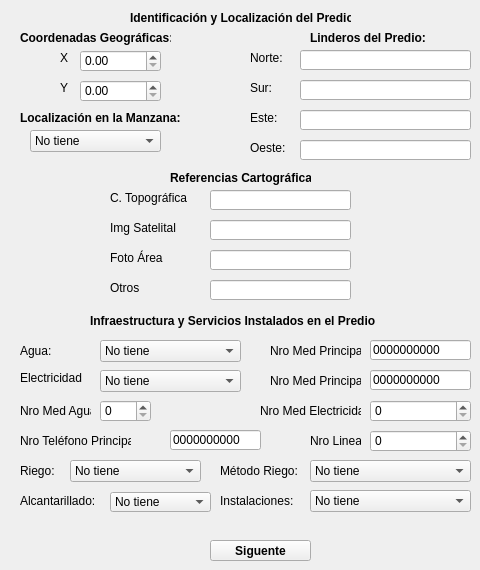
    <widget class="QWidget" name="tab_6">
     <attribute name="title">
      <string>Loc/Infr</string>
     </attribute>
     <widget class="QLineEdit" name="txtNroMedElec">
      <property name="geometry">
       <rect>
        <x>370</x>
        <y>370</y>
        <width>101</width>
        <height>20</height>
       </rect>
      </property>
      <property name="text">
       <string>0000000000</string>
      </property>
      <property name="maxLength">
       <number>20</number>
      </property>
     </widget>
     <widget class="QLabel" name="label_96">
      <property name="geometry">
       <rect>
        <x>20</x>
        <y>460</y>
        <width>41</width>
        <height>21</height>
       </rect>
      </property>
      <property name="font">
       <font>
        <weight>50</weight>
        <bold>false</bold>
       </font>
      </property>
      <property name="text">
       <string>Riego:</string>
      </property>
     </widget>
     <widget class="QComboBox" name="cboRiego">
      <property name="geometry">
       <rect>
        <x>70</x>
        <y>460</y>
        <width>131</width>
        <height>22</height>
       </rect>
      </property>
      <item>
       <property name="text">
        <string>No tiene</string>
       </property>
      </item>
      <item>
       <property name="text">
        <string>Ocasional</string>
       </property>
      </item>
      <item>
       <property name="text">
        <string>Permanente</string>
       </property>
      </item>
     </widget>
     <widget class="QLabel" name="label_100">
      <property name="geometry">
       <rect>
        <x>270</x>
        <y>370</y>
        <width>91</width>
        <height>21</height>
       </rect>
      </property>
      <property name="font">
       <font>
        <weight>50</weight>
        <bold>false</bold>
       </font>
      </property>
      <property name="text">
       <string>Nro Med Principal:</string>
      </property>
     </widget>
     <widget class="QLabel" name="label_94">
      <property name="geometry">
       <rect>
        <x>20</x>
        <y>370</y>
        <width>71</width>
        <height>16</height>
       </rect>
      </property>
      <property name="font">
       <font>
        <weight>50</weight>
        <bold>false</bold>
       </font>
      </property>
      <property name="text">
       <string>Electricidad</string>
      </property>
     </widget>
     <widget class="QLabel" name="label_102">
      <property name="geometry">
       <rect>
        <x>20</x>
        <y>430</y>
        <width>111</width>
        <height>21</height>
       </rect>
      </property>
      <property name="font">
       <font>
        <weight>50</weight>
        <bold>false</bold>
       </font>
      </property>
      <property name="text">
       <string>Nro Teléfono Principal:</string>
      </property>
     </widget>
     <widget class="QComboBox" name="cboAlcan">
      <property name="geometry">
       <rect>
        <x>110</x>
        <y>492</y>
        <width>101</width>
        <height>20</height>
       </rect>
      </property>
      <item>
       <property name="text">
        <string>No tiene</string>
       </property>
      </item>
      <item>
       <property name="text">
        <string>Red pública</string>
       </property>
      </item>
      <item>
       <property name="text">
        <string>Pozo séptico</string>
       </property>
      </item>
      <item>
       <property name="text">
        <string>Pozo ciego</string>
       </property>
      </item>
      <item>
       <property name="text">
        <string>Rio o quebrada</string>
       </property>
      </item>
      <item>
       <property name="text">
        <string>Letrina</string>
       </property>
      </item>
     </widget>
     <widget class="QSpinBox" name="spnNroElec">
      <property name="geometry">
       <rect>
        <x>370</x>
        <y>400</y>
        <width>101</width>
        <height>22</height>
       </rect>
      </property>
     </widget>
     <widget class="QLineEdit" name="txtNroMedAgua">
      <property name="geometry">
       <rect>
        <x>370</x>
        <y>340</y>
        <width>101</width>
        <height>20</height>
       </rect>
      </property>
      <property name="text">
       <string>0000000000</string>
      </property>
      <property name="maxLength">
       <number>20</number>
      </property>
     </widget>
     <widget class="QComboBox" name="cboEle">
      <property name="geometry">
       <rect>
        <x>100</x>
        <y>370</y>
        <width>141</width>
        <height>22</height>
       </rect>
      </property>
      <item>
       <property name="text">
        <string>No tiene</string>
       </property>
      </item>
      <item>
       <property name="text">
        <string>Instalada con medidor</string>
       </property>
      </item>
      <item>
       <property name="text">
        <string>Instalada sin medidor</string>
       </property>
      </item>
     </widget>
     <widget class="QLabel" name="label_93">
      <property name="geometry">
       <rect>
        <x>20</x>
        <y>340</y>
        <width>41</width>
        <height>21</height>
       </rect>
      </property>
      <property name="font">
       <font>
        <weight>50</weight>
        <bold>false</bold>
       </font>
      </property>
      <property name="text">
       <string>Agua:</string>
      </property>
     </widget>
     <widget class="QSpinBox" name="spnNroAgua">
      <property name="geometry">
       <rect>
        <x>100</x>
        <y>400</y>
        <width>51</width>
        <height>22</height>
       </rect>
      </property>
     </widget>
     <widget class="QLabel" name="label_103">
      <property name="geometry">
       <rect>
        <x>310</x>
        <y>430</y>
        <width>51</width>
        <height>21</height>
       </rect>
      </property>
      <property name="font">
       <font>
        <weight>50</weight>
        <bold>false</bold>
       </font>
      </property>
      <property name="text">
       <string>Nro Lineas:</string>
      </property>
     </widget>
     <widget class="QLabel" name="label_99">
      <property name="geometry">
       <rect>
        <x>20</x>
        <y>400</y>
        <width>71</width>
        <height>21</height>
       </rect>
      </property>
      <property name="font">
       <font>
        <weight>50</weight>
        <bold>false</bold>
       </font>
      </property>
      <property name="text">
       <string>Nro Med Agua:</string>
      </property>
     </widget>
     <widget class="QLabel" name="label_101">
      <property name="geometry">
       <rect>
        <x>260</x>
        <y>400</y>
        <width>101</width>
        <height>21</height>
       </rect>
      </property>
      <property name="font">
       <font>
        <weight>50</weight>
        <bold>false</bold>
       </font>
      </property>
      <property name="text">
       <string>Nro Med Electricidad:</string>
      </property>
     </widget>
     <widget class="QSpinBox" name="spnNroLin">
      <property name="geometry">
       <rect>
        <x>370</x>
        <y>430</y>
        <width>101</width>
        <height>22</height>
       </rect>
      </property>
     </widget>
     <widget class="QLabel" name="label_97">
      <property name="geometry">
       <rect>
        <x>20</x>
        <y>490</y>
        <width>81</width>
        <height>21</height>
       </rect>
      </property>
      <property name="font">
       <font>
        <weight>50</weight>
        <bold>false</bold>
       </font>
      </property>
      <property name="text">
       <string>Alcantarillado:</string>
      </property>
     </widget>
     <widget class="QLabel" name="label_98">
      <property name="geometry">
       <rect>
        <x>270</x>
        <y>340</y>
        <width>91</width>
        <height>21</height>
       </rect>
      </property>
      <property name="font">
       <font>
        <weight>50</weight>
        <bold>false</bold>
       </font>
      </property>
      <property name="text">
       <string>Nro Med Principal:</string>
      </property>
     </widget>
     <widget class="QLabel" name="label_92">
      <property name="geometry">
       <rect>
        <x>90</x>
        <y>310</y>
        <width>291</width>
        <height>21</height>
       </rect>
      </property>
      <property name="font">
       <font>
        <weight>75</weight>
        <bold>true</bold>
       </font>
      </property>
      <property name="text">
       <string>Infraestructura y Servicios Instalados en el Predio</string>
      </property>
     </widget>
     <widget class="QLineEdit" name="txtNumPrinTel">
      <property name="geometry">
       <rect>
        <x>170</x>
        <y>430</y>
        <width>91</width>
        <height>20</height>
       </rect>
      </property>
      <property name="text">
       <string>0000000000</string>
      </property>
      <property name="maxLength">
       <number>20</number>
      </property>
     </widget>
     <widget class="QComboBox" name="cboAgua">
      <property name="geometry">
       <rect>
        <x>100</x>
        <y>340</y>
        <width>141</width>
        <height>22</height>
       </rect>
      </property>
      <item>
       <property name="text">
        <string>No tiene</string>
       </property>
      </item>
      <item>
       <property name="text">
        <string>Por tubería dentro de la vivienda</string>
       </property>
      </item>
      <item>
       <property name="text">
        <string>Por tubería fuera de la vivienda pero dentro del predio</string>
       </property>
      </item>
      <item>
       <property name="text">
        <string>Por tubería fuera del predio</string>
       </property>
      </item>
      <item>
       <property name="text">
        <string>Otros medios</string>
       </property>
      </item>
     </widget>
     <widget class="QLabel" name="label_35">
      <property name="geometry">
       <rect>
        <x>20</x>
        <y>30</y>
        <width>151</width>
        <height>16</height>
       </rect>
      </property>
      <property name="font">
       <font>
        <weight>75</weight>
        <bold>true</bold>
       </font>
      </property>
      <property name="text">
       <string>Coordenadas Geográficas:</string>
      </property>
     </widget>
     <widget class="QLineEdit" name="txtNorte">
      <property name="geometry">
       <rect>
        <x>300</x>
        <y>50</y>
        <width>171</width>
        <height>20</height>
       </rect>
      </property>
      <property name="maxLength">
       <number>45</number>
      </property>
     </widget>
     <widget class="QLabel" name="label_26">
      <property name="geometry">
       <rect>
        <x>310</x>
        <y>30</y>
        <width>121</width>
        <height>16</height>
       </rect>
      </property>
      <property name="font">
       <font>
        <weight>75</weight>
        <bold>true</bold>
       </font>
      </property>
      <property name="text">
       <string>Linderos del Predio:</string>
      </property>
     </widget>
     <widget class="QDoubleSpinBox" name="spnCoorX">
      <property name="geometry">
       <rect>
        <x>80</x>
        <y>50</y>
        <width>81</width>
        <height>22</height>
       </rect>
      </property>
      <property name="maximum">
       <double>9999.000000000000000</double>
      </property>
     </widget>
     <widget class="QLineEdit" name="txtOeste">
      <property name="geometry">
       <rect>
        <x>300</x>
        <y>140</y>
        <width>171</width>
        <height>20</height>
       </rect>
      </property>
      <property name="maxLength">
       <number>45</number>
      </property>
     </widget>
     <widget class="QLabel" name="label_38">
      <property name="geometry">
       <rect>
        <x>250</x>
        <y>110</y>
        <width>41</width>
        <height>16</height>
       </rect>
      </property>
      <property name="font">
       <font>
        <weight>50</weight>
        <bold>false</bold>
       </font>
      </property>
      <property name="text">
       <string>Este:</string>
      </property>
     </widget>
     <widget class="QLabel" name="label_39">
      <property name="geometry">
       <rect>
        <x>250</x>
        <y>140</y>
        <width>41</width>
        <height>16</height>
       </rect>
      </property>
      <property name="font">
       <font>
        <weight>50</weight>
        <bold>false</bold>
       </font>
      </property>
      <property name="text">
       <string>Oeste:</string>
      </property>
     </widget>
     <widget class="QLabel" name="label_37">
      <property name="geometry">
       <rect>
        <x>250</x>
        <y>80</y>
        <width>41</width>
        <height>16</height>
       </rect>
      </property>
      <property name="font">
       <font>
        <weight>50</weight>
        <bold>false</bold>
       </font>
      </property>
      <property name="text">
       <string>Sur:</string>
      </property>
     </widget>
     <widget class="QLabel" name="label_33">
      <property name="geometry">
       <rect>
        <x>60</x>
        <y>50</y>
        <width>16</width>
        <height>16</height>
       </rect>
      </property>
      <property name="font">
       <font>
        <weight>50</weight>
        <bold>false</bold>
       </font>
      </property>
      <property name="text">
       <string>X</string>
      </property>
     </widget>
     <widget class="QLineEdit" name="txtSur">
      <property name="geometry">
       <rect>
        <x>300</x>
        <y>80</y>
        <width>171</width>
        <height>20</height>
       </rect>
      </property>
      <property name="maxLength">
       <number>45</number>
      </property>
     </widget>
     <widget class="QLabel" name="label_36">
      <property name="geometry">
       <rect>
        <x>250</x>
        <y>50</y>
        <width>41</width>
        <height>16</height>
       </rect>
      </property>
      <property name="font">
       <font>
        <weight>50</weight>
        <bold>false</bold>
       </font>
      </property>
      <property name="text">
       <string>Norte:</string>
      </property>
     </widget>
     <widget class="QDoubleSpinBox" name="spnCoorY">
      <property name="geometry">
       <rect>
        <x>80</x>
        <y>80</y>
        <width>81</width>
        <height>22</height>
       </rect>
      </property>
      <property name="maximum">
       <double>9999.000000000000000</double>
      </property>
     </widget>
     <widget class="QLabel" name="label_34">
      <property name="geometry">
       <rect>
        <x>60</x>
        <y>80</y>
        <width>21</width>
        <height>16</height>
       </rect>
      </property>
      <property name="font">
       <font>
        <weight>50</weight>
        <bold>false</bold>
       </font>
      </property>
      <property name="text">
       <string>Y</string>
      </property>
     </widget>
     <widget class="QLineEdit" name="txtEste">
      <property name="geometry">
       <rect>
        <x>300</x>
        <y>110</y>
        <width>171</width>
        <height>20</height>
       </rect>
      </property>
      <property name="maxLength">
       <number>45</number>
      </property>
     </widget>
     <widget class="QLineEdit" name="txtSatelital">
      <property name="geometry">
       <rect>
        <x>210</x>
        <y>220</y>
        <width>141</width>
        <height>20</height>
       </rect>
      </property>
      <property name="maxLength">
       <number>45</number>
      </property>
     </widget>
     <widget class="QLabel" name="label_40">
      <property name="geometry">
       <rect>
        <x>170</x>
        <y>170</y>
        <width>141</width>
        <height>16</height>
       </rect>
      </property>
      <property name="font">
       <font>
        <weight>75</weight>
        <bold>true</bold>
       </font>
      </property>
      <property name="text">
       <string>Referencias Cartográficas:</string>
      </property>
     </widget>
     <widget class="QLabel" name="label_43">
      <property name="geometry">
       <rect>
        <x>110</x>
        <y>250</y>
        <width>71</width>
        <height>16</height>
       </rect>
      </property>
      <property name="font">
       <font>
        <weight>50</weight>
        <bold>false</bold>
       </font>
      </property>
      <property name="text">
       <string>Foto Área</string>
      </property>
     </widget>
     <widget class="QLabel" name="label_41">
      <property name="geometry">
       <rect>
        <x>110</x>
        <y>190</y>
        <width>81</width>
        <height>16</height>
       </rect>
      </property>
      <property name="font">
       <font>
        <weight>50</weight>
        <bold>false</bold>
       </font>
      </property>
      <property name="text">
       <string>C. Topográfica</string>
      </property>
     </widget>
     <widget class="QLineEdit" name="txtTopografica">
      <property name="geometry">
       <rect>
        <x>210</x>
        <y>190</y>
        <width>141</width>
        <height>20</height>
       </rect>
      </property>
      <property name="maxLength">
       <number>45</number>
      </property>
     </widget>
     <widget class="QLabel" name="label_42">
      <property name="geometry">
       <rect>
        <x>110</x>
        <y>220</y>
        <width>81</width>
        <height>16</height>
       </rect>
      </property>
      <property name="font">
       <font>
        <weight>50</weight>
        <bold>false</bold>
       </font>
      </property>
      <property name="text">
       <string>Img Satelital</string>
      </property>
     </widget>
     <widget class="QLabel" name="label_44">
      <property name="geometry">
       <rect>
        <x>110</x>
        <y>280</y>
        <width>71</width>
        <height>16</height>
       </rect>
      </property>
      <property name="font">
       <font>
        <weight>50</weight>
        <bold>false</bold>
       </font>
      </property>
      <property name="text">
       <string>Otros</string>
      </property>
     </widget>
     <widget class="QLineEdit" name="txtArea">
      <property name="geometry">
       <rect>
        <x>210</x>
        <y>250</y>
        <width>141</width>
        <height>20</height>
       </rect>
      </property>
      <property name="maxLength">
       <number>45</number>
      </property>
     </widget>
     <widget class="QLineEdit" name="txtOtros">
      <property name="geometry">
       <rect>
        <x>210</x>
        <y>280</y>
        <width>141</width>
        <height>20</height>
       </rect>
      </property>
      <property name="maxLength">
       <number>45</number>
      </property>
     </widget>
     <widget class="QLabel" name="label_110">
      <property name="geometry">
       <rect>
        <x>130</x>
        <y>10</y>
        <width>221</width>
        <height>16</height>
       </rect>
      </property>
      <property name="font">
       <font>
        <weight>75</weight>
        <bold>true</bold>
       </font>
      </property>
      <property name="text">
       <string>Identificación y Localización del Predio</string>
      </property>
     </widget>
     <widget class="QPushButton" name="btnSiguiente_2">
      <property name="geometry">
       <rect>
        <x>210</x>
        <y>540</y>
        <width>101</width>
        <height>21</height>
       </rect>
      </property>
      <property name="font">
       <font>
        <weight>75</weight>
        <bold>true</bold>
       </font>
      </property>
      <property name="text">
       <string>Siguente</string>
      </property>
     </widget>
     <widget class="QLabel" name="label_129">
      <property name="geometry">
       <rect>
        <x>20</x>
        <y>110</y>
        <width>161</width>
        <height>16</height>
       </rect>
      </property>
      <property name="font">
       <font>
        <weight>75</weight>
        <bold>true</bold>
       </font>
      </property>
      <property name="text">
       <string>Localización en la Manzana:</string>
      </property>
     </widget>
     <widget class="QComboBox" name="cboManzana">
      <property name="geometry">
       <rect>
        <x>30</x>
        <y>130</y>
        <width>131</width>
        <height>22</height>
       </rect>
      </property>
      <item>
       <property name="text">
        <string>No tiene</string>
       </property>
      </item>
      <item>
       <property name="text">
        <string>Esquinero</string>
       </property>
      </item>
      <item>
       <property name="text">
        <string>En Cabecera</string>
       </property>
      </item>
      <item>
       <property name="text">
        <string>Intermedio</string>
       </property>
      </item>
      <item>
       <property name="text">
        <string>En L</string>
       </property>
      </item>
      <item>
       <property name="text">
        <string>En T</string>
       </property>
      </item>
      <item>
       <property name="text">
        <string>En Cruz</string>
       </property>
      </item>
      <item>
       <property name="text">
        <string>Manzanero</string>
       </property>
      </item>
      <item>
       <property name="text">
        <string>Triángulo</string>
       </property>
      </item>
      <item>
       <property name="text">
        <string>En Callejón</string>
       </property>
      </item>
      <item>
       <property name="text">
        <string>Interior</string>
       </property>
      </item>
     </widget>
     <widget class="QComboBox" name="cboMetRiego">
      <property name="geometry">
       <rect>
        <x>310</x>
        <y>460</y>
        <width>161</width>
        <height>22</height>
       </rect>
      </property>
      <item>
       <property name="text">
        <string>No tiene</string>
       </property>
      </item>
      <item>
       <property name="text">
        <string>Gravedad</string>
       </property>
      </item>
      <item>
       <property name="text">
        <string>Aspersión</string>
       </property>
      </item>
      <item>
       <property name="text">
        <string>Goteo</string>
       </property>
      </item>
      <item>
       <property name="text">
        <string>Bombeo</string>
       </property>
      </item>
      <item>
       <property name="text">
        <string>Otro</string>
       </property>
      </item>
     </widget>
     <widget class="QLabel" name="label_131">
      <property name="geometry">
       <rect>
        <x>220</x>
        <y>460</y>
        <width>81</width>
        <height>21</height>
       </rect>
      </property>
      <property name="font">
       <font>
        <weight>50</weight>
        <bold>false</bold>
       </font>
      </property>
      <property name="text">
       <string>Método Riego:</string>
      </property>
     </widget>
     <widget class="QLabel" name="label_132">
      <property name="geometry">
       <rect>
        <x>220</x>
        <y>490</y>
        <width>81</width>
        <height>21</height>
       </rect>
      </property>
      <property name="font">
       <font>
        <weight>50</weight>
        <bold>false</bold>
       </font>
      </property>
      <property name="text">
       <string>Instalaciones:</string>
      </property>
     </widget>
     <widget class="QComboBox" name="cboInstEsp">
      <property name="geometry">
       <rect>
        <x>310</x>
        <y>490</y>
        <width>161</width>
        <height>22</height>
       </rect>
      </property>
      <item>
       <property name="text">
        <string>No tiene</string>
       </property>
      </item>
      <item>
       <property name="text">
        <string>Ascensor</string>
       </property>
      </item>
      <item>
       <property name="text">
        <string>Circuito Cerrado de Televisión</string>
       </property>
      </item>
      <item>
       <property name="text">
        <string>Montacargas</string>
       </property>
      </item>
      <item>
       <property name="text">
        <string>Sistema Alternativo de Energía Eléctrica</string>
       </property>
      </item>
      <item>
       <property name="text">
        <string>Sistema Central de Aire Acondicionado</string>
       </property>
      </item>
      <item>
       <property name="text">
        <string>Sistema Contra Incendios</string>
       </property>
      </item>
      <item>
       <property name="text">
        <string>Sistema de Gas Centralizado</string>
       </property>
      </item>
      <item>
       <property name="text">
        <string>Sistema de Ventilación Mecánica</string>
       </property>
      </item>
      <item>
       <property name="text">
        <string>Sistema de Voz y Datos</string>
       </property>
      </item>
     </widget>
    </widget>
